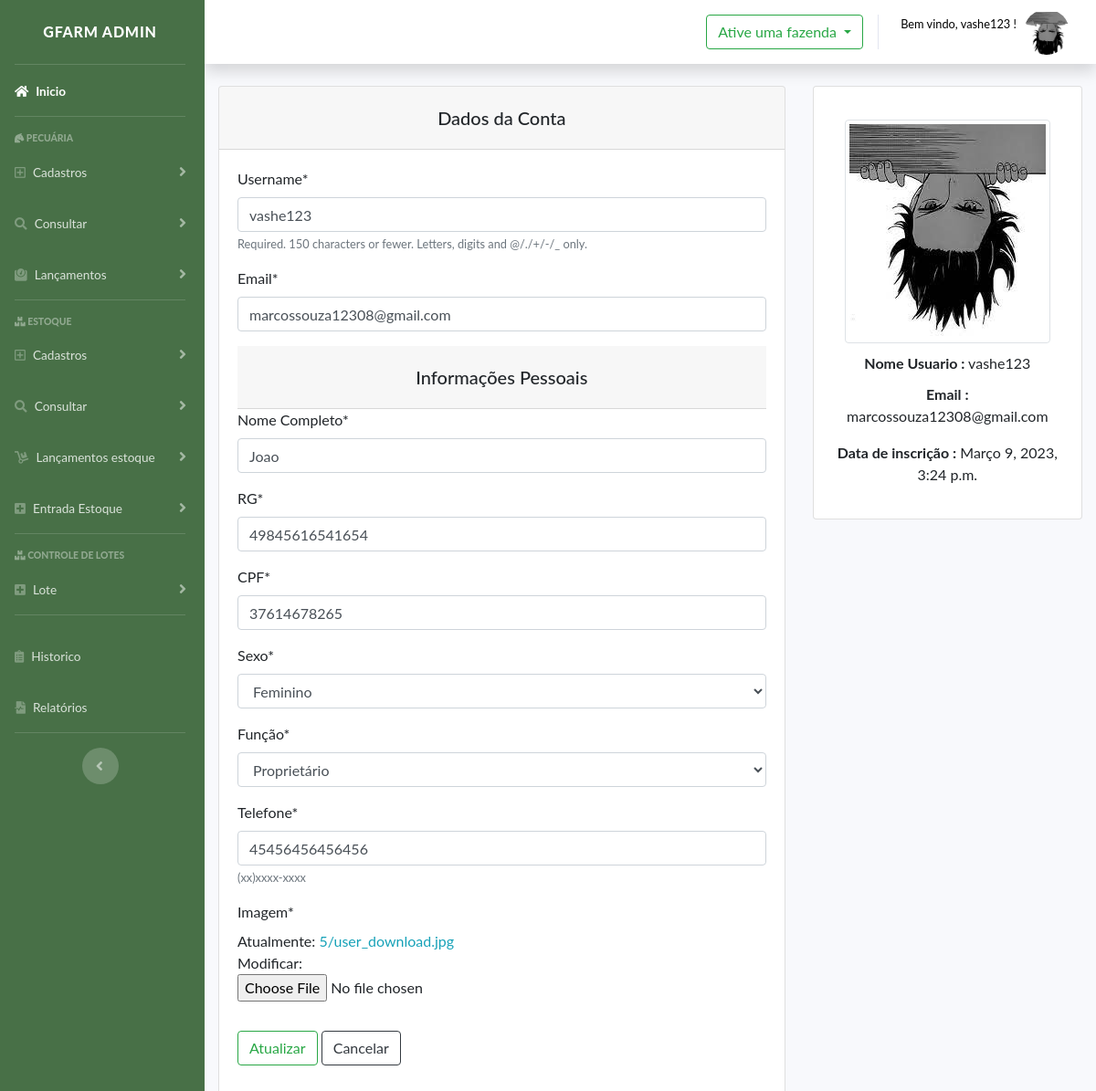
The page /perfil/ (signed in) on the database its author committed.
### users/models.py (models this page shows, shortened)
class Profile(models.Model):
    Sexo = (
        ('Masculino', 'Masculino'),
        ('Femenino', 'Feminino')
    )
    funcao = (
        ('Proprietário', 'Proprietário'),
        ('Funcionário', 'Funcionário')
    )
    user = models.OneToOneField(User, on_delete=models.CASCADE, max_length=100)
    nome_completo = models.CharField(verbose_name="Nome Completo", max_length=100)
    rg = models.CharField(verbose_name="RG", max_length=14)
    cpf = models.CharField(verbose_name="CPF", max_length=14, validators=[validate_CPF])
    sexo = models.CharField(max_length=10, choices=Sexo)
    funcao = models.CharField(choices=funcao, max_length=15, verbose_name='Função')
    telefone = models.CharField(verbose_name="Telefone", max_length=20, help_text="(xx)xxxx-xxxx")
    image = models.ImageField(default='default.jpg', upload_to=user_directory_path, verbose_name='Imagem')

### users/views.py (the view)
# urls.py: path('perfil/', profile, name="profile"),
def profile(request):
    if request.method == 'POST':
        u_form = UserUpdateForm(request.POST, instance=request.user)
        p_form = ProfileUpdateForm(request.POST, request.FILES, instance=request.user.profile)
        if u_form.is_valid() and p_form.is_valid():
            u_form.save()
            p_form.save()
            messages.success(request, 'Conta Atualizada')
            return redirect('profile')
    else:
        u_form = UserUpdateForm(instance=request.user)
        p_form = ProfileUpdateForm(instance=request.user.profile)
    context = {
        'u_form': u_form,
        'p_form': p_form
    }
    return render(request, 'users/registration/profile.html', context)

### users/forms.py
class UserUpdateForm(forms.ModelForm):
    email = forms.EmailField()
    class Meta:
        model = User
        fields = ['username', 'email']

### users/templates/users/registration/profile.html (shortened to what this page needs)
{% extends "modelo.html" %}
{% load crispy_forms_tags %}
{% load static %}
{% block conteudo %}
<div class="content container mt-4">
    <div class="row">
        <div class="col-md-8">
            <div class="card">
                <div class="card-header">
                    <h5 class="title text-center">Dados da Conta</h5>
                </div>
                <div class="card-body">
                    <form method="POST" enctype="multipart/form-data">
                        <fieldset class="form-group">
                            {{ u_form|crispy }}
                            <div class="card-header">
                                <h5 class="title text-center">Informações Pessoais</h5>
                            </div>
                            {{ p_form|crispy }}
                        </fieldset>
                        <div class="form-group">
                            <button class="btn btn-outline-success" type="submit">Atualizar</button>
                            <a href="{% url 'dash' %}" class="btn btn-outline-dark">Cancelar</a>
                        </div>
                    </form>
                </div>
            </div>
        </div>
        <div class="col-md-4">
            <div class="card card-user">
                <div class="card-body">
                    <p class="card-text">
                        <div class="author">
                            <img class="img-fluid img-thumbnail rounded mx-auto d-block"
                                src="{{ user.profile.image.url }}" alt="">
                            <p class="title text-center"><strong>Nome Usuario :</strong> {{ user.username }}
                            <p class="description text-center">
                                <strong>Email :</strong> {{ user.email }}
                            </p>
                            <p class="description text-center">
                                <strong>Data de inscrição :</strong> {{ user.date_joined }}
                            </p>
                        </div>
                    </p>
                </div>
            </div>
        </div>
    </div>
</div>
{% endblock conteudo %}

### gfarm/templates/modelo.html (shortened to what this page needs)
{% load static %}
{% load crispy_forms_tags %}
<!DOCTYPE html>
<html lang="en">
<head>
    <link href="{% static 'vendor/fontawesome-free/css/all.css' %}" rel="stylesheet" type="text/css">
    <link href="{% static 'css/sb-admin-2.css' %}" rel="stylesheet">
    <link href="{% static 'css/imagemProfile.css' %}" rel="stylesheet">
    <link rel="stylesheet" href="path/to/font-awesome/css/font-awesome.min.css">
    <link rel="stylesheet" href="https://use.fontawesome.com/releases/v5.8.1/css/all.css"
>
    <link rel="stylesheet" href="https://cdnjs.cloudflare.com/ajax/libs/fullcalendar/3.4.0/fullcalendar.css" />
    <link rel="stylesheet"
        href="https://cdnjs.cloudflare.com/ajax/libs/twitter-bootstrap/4.0.0-alpha.6/css/bootstrap.css" />
    <link rel="stylesheet" type="text/css"
        href="https://cdnjs.cloudflare.com/ajax/libs/twitter-bootstrap/4.1.3/css/bootstrap.css" />
    <link rel="stylesheet" type="text/css"
        href="https://cdn.datatables.net/1.10.19/css/dataTables.bootstrap4.min.css" />
    <link rel="stylesheet" type="text/css"
        href="https://cdn.datatables.net/responsive/2.2.3/css/responsive.bootstrap4.min.css" />
    <link rel="stylesheet" href="https://maxcdn.bootstrapcdn.com/bootstrap/4.0.0/css/bootstrap.min.css"
>
    <link rel="stylesheet" href="https://use.fontawesome.com/releases/v5.0.10/css/all.css"
>
    <link rel="stylesheet" type="text/css" href="{% static 'cal/css/styles.css' %}">
</head>
<body id="page-top">
    {% block nav %}
    <div id="wrapper">
        <ul class="navbar-nav bg-gradient-primarymodule sidebar sidebar-dark accordion" id="accordionSidebar">
            <a class="sidebar-brand d-flex align-items-center justify-content-center" href="#">
                <div class="sidebar-brand-text mx-2 ">Gfarm ADMIN</div>
            </a>
            <hr class="sidebar-divider my-0">
            <li class="nav-item active">
                <a class="nav-link" href="{% url 'dash' %}">
                    <i class="fas fa-home"></i>
                    <span>Inicio</span></a>
            </li>
            <hr class="sidebar-divider">
            <div class="sidebar-heading">
                <i class="fas fa-horse-head"></i>
                Pecuária
            </div>
            <li class="nav-item">
                <a class="nav-link collapsed" href="#" data-toggle="collapse" data-target="#collapsePages"
                    aria-expanded="true" aria-controls="collapsePages">
                    <i class="far fa-plus-square"></i>
                    <span>Cadastros</span>
                </a>
            </li>
            <li class="nav-item">
                <a class="nav-link collapsed" href="#" data-toggle="collapse" data-target="#collapsePages3"
                    aria-expanded="true" aria-controls="collapsePages3">
                    <i class="fas fa-search"></i>
                    <span>Consultar</span>
                </a>
            </li>
            <li class="nav-item">
                <a class="nav-link collapsed" href="#" data-toggle="collapse" data-target="#collapsePages2"
                    aria-expanded="true" aria-controls="collapsePages2">
                    <i class="fas fa-weight"></i>
                    <span>Lançamentos</span>
                </a>
            </li>
            <hr class="sidebar-divider">
            <div class="sidebar-heading">
                <i class="fas fa-boxes"></i>
                Estoque
            </div>
            <li class="nav-item">
                <a class="nav-link collapsed" href="#" data-toggle="collapse" data-target="#estoqueCollapse2"
                    aria-expanded="true" aria-controls="estoqueCollapse2">
                    <i class="far fa-plus-square"></i>
                    <span>Cadastros</span>
                </a>
            </li>
            <li class="nav-item">
                <a class="nav-link collapsed" href="#" data-toggle="collapse" data-target="#estoqueCollapse"
                    aria-expanded="true" aria-controls="estoqueCollapse">
                    <i class="fas fa-search"></i>
                    <span>Consultar</span>
                </a>
            </li>
            <li class="nav-item">
                <a class="nav-link collapsed" href="#" data-toggle="collapse" data-target="#estoqueMovi"
                    aria-expanded="true" aria-controls="estoqueMovi">
                    <i class="fas fa-dolly"></i>
                    <span>Lançamentos estoque</span>
                </a>
            </li>
            <li class="nav-item">
                <a class="nav-link collapsed" href="#" data-toggle="collapse" data-target="#entradaid"
                    aria-expanded="true" aria-controls="entradaid">
                    <i class="fas fa-plus-square"></i>
                    <span>Entrada Estoque</span>
                </a>
            </li>
            <hr class="sidebar-divider">
            <div class="sidebar-heading">
                <i class="fas fa-boxes"></i>
                Controle de Lotes
            </div>
            <li class="nav-item">
                <a class="nav-link collapsed" href="#" data-toggle="collapse" data-target="#lote"
                    aria-expanded="true" aria-controls="lote">
                    <i class="fas fa-plus-square"></i>
                    <span>Lote</span>
                </a>
            </li>
            <hr class="sidebar-divider">
            <li class="nav-item">
                <a class="nav-link" href="{% url 'historico' %}">
                    <i class="fas fa-clipboard-list"></i>
                    <span>Historico</span></a>
            </li>
            <li class="nav-item">
                <a class="nav-link" href="{% url 'detalheRelatorio' %}">
                    <i class="fas fa-file-medical-alt"></i>
                    <span>Relatórios</span></a>
            </li>
            <hr class="sidebar-divider d-none d-md-block">
            <div class="text-center d-none d-md-inline">
                <button class="rounded-circle border-0" id="sidebarToggle"></button>
            </div>
        </ul>
        {% endblock %}
        {% block wrapper %}
        <div id="content-wrapper" class="d-flex flex-column">
            <div id="content">
                <nav class="navbar navbar-expand navbar-light bg-white2 topbar mb-4 static-top shadow">
                    <ul class="navbar-nav ml-auto">
                        {% if request.user.is_authenticated %}
                        <div class="dropdown mt-3">
                            <button class="btn btn-outline-success dropdown-toggle" type="button"
                                id="dropdownMenuButton" data-toggle="dropdown" aria-haspopup="true"
                                aria-expanded="false">
                                {% if request.session.fazenda_ativa_nome %}
                                Fazenda ativa: {{request.session.fazenda_ativa_nome}}
                                {%else%}
                                Ative uma fazenda
                                {%endif%}
                            </button>
                        </div>
                        {%endif%}
                        <li class="nav-item dropdown no-arrow">
                            <a class="nav-link dropdown-toggle" href="#" id="userDropdown" role="button"
                                data-toggle="dropdown" aria-haspopup="true" aria-expanded="false">
                                <span class="mr-2 d-none d-lg-inline text-gray-600 small">
                                    {% if user.is_authenticated %}
                                    <p>Bem vindo, {{ user.username }} !</p>
                                    {% else %}
                                    <p>Bem vindo, Por Favor logue.</p>
                                    {% endif %}
                                </span>
                                <div class="circle">
                                    <img src="{{ user.profile.image.url }}" alt="">
                                </div>
                            </a>
                        </li>
                    </ul>
                </nav>
                {% block conteudo %}
                {% endblock %}
            </div>
            {% endblock %}
</body>
</html>

### static/css/imagemProfile.css (style rules this page uses)
.circle { background-color: #fff; border-radius: 50%; width: 50px; height: 50px; overflow: hidden; position: relative; }
.circle img { position: absolute; top:5%; width: 100%; }

### static/cal/css/styles.css (style rules this page uses)
body { font-family: "ptsans", "Lato", "Helvetica Neue", Helvetica, Arial, sans-serif; }
.title { text-align: center; margin: 10px; }
ul { padding: 0px 5px 0px 20px; }
a { color: #17a2b8; }

### rows shown on the page
Profile: nome_completo "Joao", rg "49845616541654", cpf "37614678265", sexo "Feminino", funcao "Proprietário", telefone "45456456456456"

### other values the page prints
{{ user.username }} "vashe123"
{{ user.email }} "marcossouza12308@gmail.com"
{{ user.date_joined }} "Março 9, 2023, 3:24 p.m."
